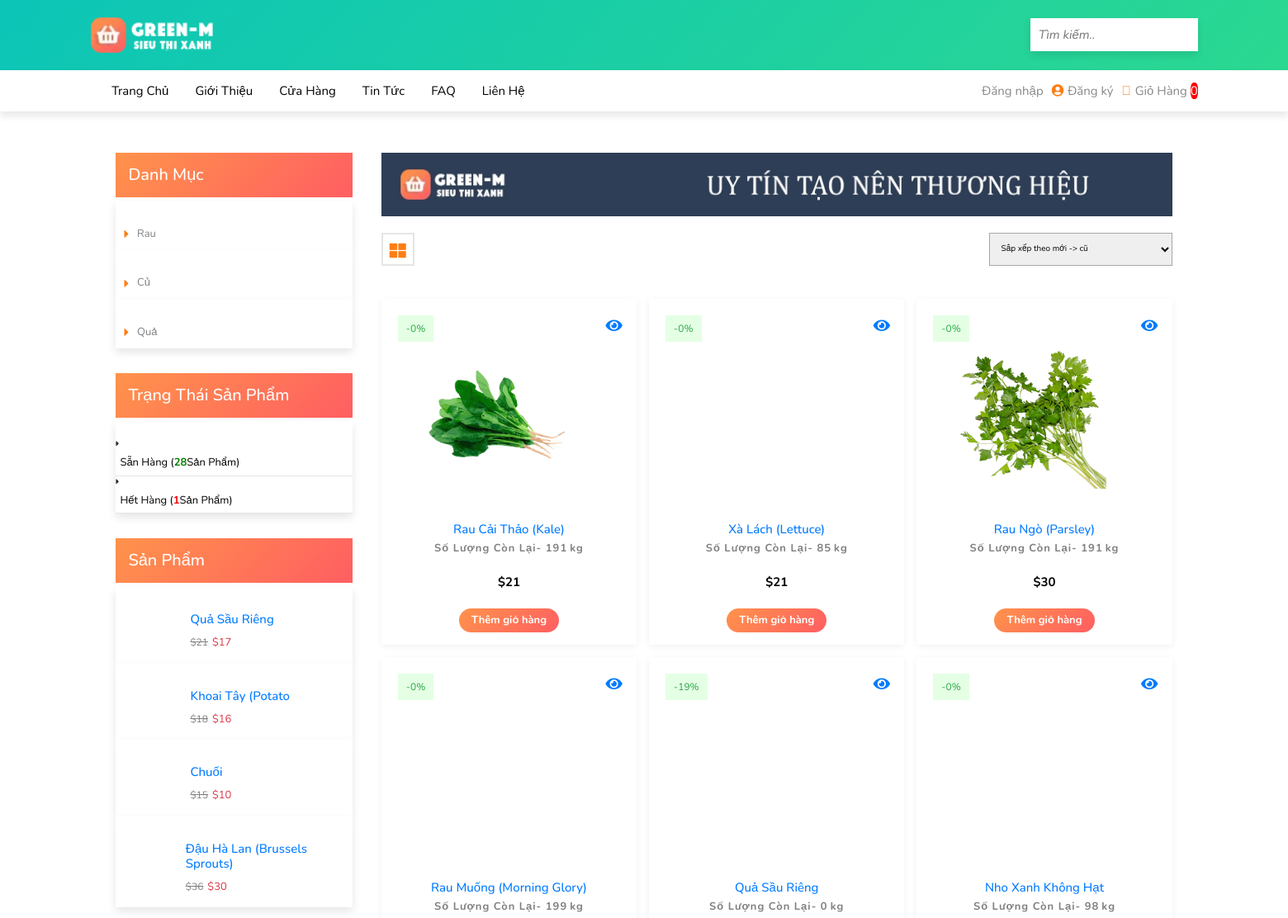
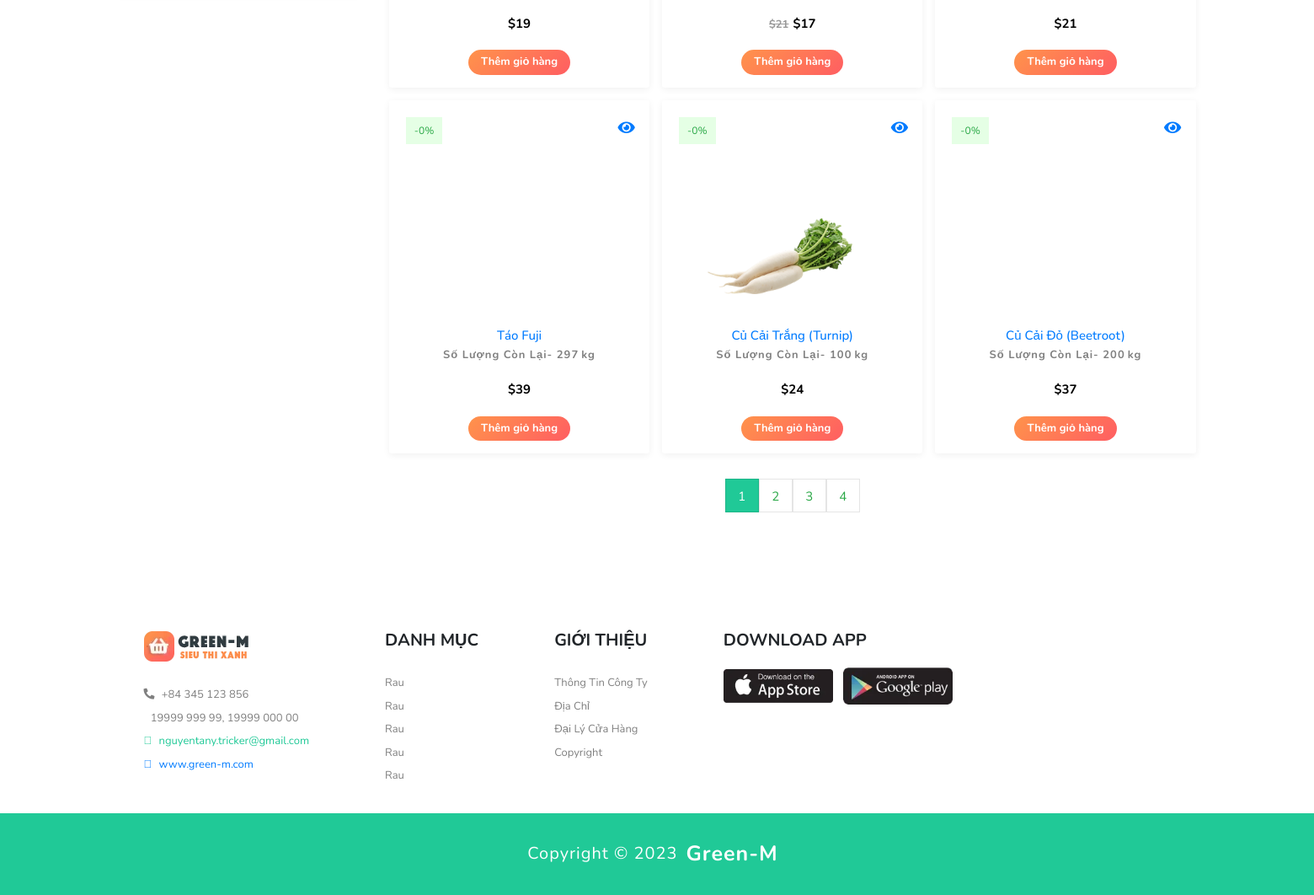
Page /public/index.php?act=shop&check=product&page=1&start=0 on the committed database (2 pictures, top to bottom).
### tables this page shows
CREATE TABLE `category` (
  `category_id` int(123) NOT NULL,
  `category_name` varchar(20) NOT NULL,
  `category_img` varchar(100) NOT NULL DEFAULT 'https://upload.wikimedia.org/wikipedia/commons/3/30/%28none%29.png',
  `category_status` varchar(20) NOT NULL,
  `time_reg` timestamp NOT NULL DEFAULT current_timestamp()
);

CREATE TABLE `product` (
  `product_id` int(123) NOT NULL,
  `product_name` varchar(299) NOT NULL,
  `product_price` double(10,2) NOT NULL,
  `product_del` double(10,2) NOT NULL DEFAULT 0.00,
  `product_qty` int(3) NOT NULL,
  `product_view` int(123) NOT NULL,
  `category_id` int(123) NOT NULL,
  `account_id` int(123) NOT NULL,
  `time_reg` date NOT NULL DEFAULT current_timestamp()
);

### public/model_dao/connect.php (called while the page is built, shortened)
<?php
    class dao_con {
        function conn_db() {
            $sqlServer = "mysql:host=localhost; dbname=green_m8683";
            $username = "root";
            $password = "";
            try {
                $conn = new PDO($sqlServer, $username, $password);
                $conn->setAttribute(PDO::ATTR_ERRMODE, PDO::ERRMODE_EXCEPTION);
            } catch(PDOException $e) {
                echo 'Ket noi database that bai do ' . $e->getMessage();
            }
            return $conn;
        }
        function conn_show_all($sql) {
            $conn = $this->conn_db();
            $sqlBindParam = array_slice(func_get_args(), 1);
            try {
                $stmt = $conn->prepare($sql);
                $stmt->execute($sqlBindParam);
                $ketqua = $stmt->fetchAll();
                return $ketqua;
            } catch (PDOException $e) {
                throw $e;
            } finally {
                unset($conn);
            }
        }
    }
?>

### public/model_dao/category.php (called while the page is built, shortened)
<?php
    include_once "connect.php";
    class category_lass extends dao_con {
        public function show_category_home() {
            $sql = "SELECT category.*, COUNT(product.product_id) AS so_luong_san_pham
                    FROM category
                    LEFT JOIN product ON category.category_id = product.category_id
                    GROUP BY category.category_id
            ";
            return $this->conn_show_all($sql);
        }
    }
?>

### public/model_dao/product.php (called while the page is built, shortened)
<?php
    include_once "connect.php";
    class product_lass extends dao_con {
        public function show_product_home() {
            $sql = "SELECT y.*, grouped_images.image_files
                    FROM (
                        SELECT y.product_id, GROUP_CONCAT(img.image_file) AS image_files
                        FROM product y
                        JOIN image_product img ON y.product_id = img.product_id
                        GROUP BY y.product_id
                    ) AS grouped_images
                    JOIN product y ON y.product_id = grouped_images.product_id
                    ORDER BY y.product_view DESC
            ";
            return $this->conn_show_all($sql);
        }
        public function show_product_shop($a) {
            $offset = intval($a);
            $sql = "SELECT y.*, grouped_images.image_files
                    FROM (
                        SELECT y.product_id, GROUP_CONCAT(img.image_file) AS image_files
                        FROM product y
                        JOIN image_product img ON y.product_id = img.product_id
                        GROUP BY y.product_id
                    ) AS grouped_images
                    JOIN product y ON y.product_id = grouped_images.product_id
                    ORDER BY y.product_view DESC LIMIT $offset, 9
            ";
            return $this->conn_show_all($sql);
        }
    }
?>

### public/view/shop.php (the view, shortened to what this page needs)
<section class="shop-product home">
<div class="box-container">
    <div class="left-col">
        <div class="left-col-1">
            <h2 class="title">Danh mục</h2>
            <?php
                foreach($show_category_shop as $items) {
                    extract($items);
                    echo '
                        <div class="box">
                            <div class="check">
                                <i class="fas fa-caret-right"></i>
                                <a href="?act=shop&check=cate&cate_id='. $category_id .'&page=1&start=0">'. $category_name .'</a>
                            </div>
                        </div>
                    ';
                }
            ?>
        </div>
        <div id="col-2">
            <h2 class="title">Trạng thái sản phẩm</h2>
            <div class="box">
                <?php
                    $onl = 0;
                    $off = 0;
                    foreach($show_left_shop as $items) {
                        extract($items);
                        if($product_qty == 0) {
                            $off++;
                        } else {
                            $onl++;
                        }
                    }
                ?>
                <div class="check">
                    <i class="fas fa-caret-right"></i>
                    <a href="#">Sẵn hàng (<b style="color: green;"><?=$onl;?></b>sản phẩm)</a>
                </div>
                <div class="check">
                    <i class="fas fa-caret-right"></i>
                    <a href="#">Hết hàng (<b style="color: red;"><?=$off;?></b>sản phẩm)</a>
                </div>
            </div>
        </div>
        <div id="col-3">
            <h2 class="title">Sản phẩm</h2>
            <?php
                foreach($show_left_shop as $items) {
                    extract($items);
                    if($product_del > 0.00) {
                        $giamgia = (($product_price - $product_del) / $product_price) * 100;
                        $image = explode(',', $image_files);
                        echo '
                            <a href="?act=detail&product_id=' . $product_id . '&category='. $category_id .'">
                                <div class="box">
                                    <div class="image">
                                        <img src="'. $image[0] .'" alt="">
                                        <div class="content">
                                            <h3>'. $product_name .'</h3>
                                            <p><span>$'. $product_price .'</span>$'. $product_del .'</p>
                                        </div>
                                    </div>
                                </div>
                            </a>
                        ';
                    }
                }
            ?>
        </div>
    </div>
    <div class="right-col">
        <div class="logo">
            <a href="index.php"><img src="view/images/shop-1.webp" alt=""></a>
        </div>
        <div class="right-col-1">
            <div class="icons">
                <i class="fas fa-th-large"></i>
            </div>
            <div class="select">
                <td>
                    <select id="fillProduct">
                        <option selected value="fillnewtoour">Sắp xếp theo mới -> cũ</option>
                    </select>
                  </td>
            </div>
        </div>
        <?php
            if(isset($check) && $check == "product") {
        ?>
            <div class="right-col-3">
                <section class="product">
                    <div class="box-container fullProductShop">
                    <?php
                        foreach($show_product_shop as $items) {
                            extract($items);
                            if($product_del == 0.00) {
                                $giamgia = 0;
                            } else {
                                $giamgia = (($product_price - $product_del) / $product_price) * 100;
                            }
                            $image = explode(',', $image_files);
                            echo '
                                <div class="box">
                                    <span class="discount">-'. intval($giamgia) .'%</span>
                                    <div class="corner-box"><span><a href="?act=detail&product_id=' . $product_id . '&category='. $category_id .'" class="loadkkk"><i class="fas fa-eye"></i></a></span></div>
                                    <div class="box-img-product"><img src="'. $image[0] .'" alt=""></div>
                                    <h3>'. $product_name .'</h3>
                                    <p>Số lượng còn lại- <span>'. $product_qty .'</span>kg</p>
                                    '; if($giamgia == 0.00) {
                                        echo '<div class="price">$'. $product_price .'</div>';
                                    } else {
                                        echo '<div class="price"><span>$'. $product_price .'</span>$'. $product_del .'</div>';
                                    }
                                    echo '
                                    <button type="button" class="btn addtocart" data-shop-id="'. $account_id .'" data-product-id="'. $product_id .'" data-product-name="'. $product_name .'" data-product-img="'. $image[0] .'" data-product-del="'. $product_del .'" data-product-price="'. $product_price .'" data-product-qty="1">Thêm giỏ hàng</button>
                                </div>
                            ';
                        }
                    ?>
                    </div>
                </section>
            </div>
            <div class="next-page">
                <?php
                    $trang = 0;
                    foreach ($phantrang as $items) {
                        $trang++;
                    }
                    $chiatrang = $trang / 9;
                    $page = ceil($chiatrang);
                    $start = 0;
                    $show_offset = "";
                    $current_page = $_GET['page'];
                    for ($i = 1; $i <= $page; $i++) {
                        if ($i == $current_page) {
                            $show_offset .= '<a href="index.php?act=shop&check=product&page='. $i .'&start=' . $start . '" class="page loadkkk" id="active-page">' . $i . '</a>';
                        } else {
                            $show_offset .= '<a href="index.php?act=shop&check=product&page='. $i .'&start=' . $start . '" class="page loadkkk">' . $i . '</a>';
                        }
                        $start += 9;
                    }
                    echo $show_offset;
                ?>
            </div>
        <?php
            } else if(isset($check) && $check == "cate") {
        ?>
            <div class="right-col-3">
                <section class="product">
                    <div class="box-container fullProductShop">
                    <?php
                        $cate_id = $_GET['cate_id'];
                        $i = 1;
                        foreach($show_product_shop as $items) {
                            extract($items);
                            if($product_del == 0.00) {
                                $giamgia = 0;
                            } else {
                                $giamgia = (($product_price - $product_del) / $product_price) * 100;
                            }
                            if($i == 10) {
                                break;
                            }
                            $image = explode(',', $image_files);
                            if($cate_id == $category_id) {
                                echo '
                                    <div class="box">
                                        <span class="discount">-'. intval($giamgia) .'%</span>
                                        <div class="corner-box"><span><a href="?act=detail&product_id=' . $product_id . '&category='. $category_id .'" class="loadkkk"><i class="fas fa-eye"></i></a></span></div>
                                        <div class="box-img-product"><img src="'. $image[0] .'" alt=""></div>
                                        <h3>'. $product_name .'</h3>
                                        <p>Số lượng còn lại- <span>'. $product_qty .'</span>kg</p>
                                        '; if($giamgia == 0.00) {
                                            echo '<div class="price">$'. $product_price .'</div>';
                                        } else {
                                            echo '<div class="price"><span>$'. $product_price .'</span>$'. $product_del .'</div>';
                                        }
                                        echo '
                                        <button type="button" class="btn addtocart" data-shop-id="'. $account_id .'" data-product-id="'. $product_id .'" data-product-name="'. $product_name .'" data-product-img="'. $image[0] .'" data-product-del="'. $product_del .'" data-product-price="'. $product_price .'" data-product-qty="1">Thêm giỏ hàng</button>
                                    </div>
                                ';
                                $i++;
                            }
                        }
                    ?>
                    </div>
                </section>
            </div>
            <div class="next-page">
                <?php
                    $trang = 0;
                    foreach ($phantrang as $items) {
                        if($cate_id == $items['category_id']) {
                            $trang++;
                        }
                    }
                    $chiatrang = $trang / 9;
                    $page = ceil($chiatrang);
                    $start = 0;
                    $show_offset = "";
                    $current_page = $_GET['page'];
                    for ($i = 1; $i <= $page; $i++) {
                        if ($i == $current_page) {
                            $show_offset .= '<a href="index.php?act=shop&check=cate&cate_id='. $cate_id .'&page='. $i .'&start=' . $start . '" class="page loadkkk" id="active-page">' . $i . '</a>';
                        } else {
                            $show_offset .= '<a href="index.php?act=shop&check=cate&cate_id='. $cate_id .'&page='. $i .'&start=' . $start . '" class="page loadkkk">' . $i . '</a>';
                        }
                        $start += 9;
                    }
                    echo $show_offset;
                ?>
            </div>
        <?php
            }
        ?>
    </div>
</div>
</section>

### rows in the picture
category: category_name "Rau"
category: category_name "Củ"
category: category_name "Quả"
product: product_name "Quả Sầu Riêng", product_price "21", product_del "17", giamgia "19", product_qty "0"
product: product_name "Khoai Tây (Potato", product_price "18", product_del "16"
product: product_name "Chuối", product_price "15", product_del "10"
product: product_name "Đậu Hà Lan (Brussels Sprouts)", product_price "36", product_del "30"
product: product_del "0", shows a picture, product_name "Rau Cải Thảo (Kale)", product_qty "191", product_price "21"
product: product_del "0", product_name "Xà Lách (Lettuce)", product_qty "85", product_price "21"
product: product_del "0", shows a picture, product_name "Rau Ngò (Parsley)", product_qty "191", product_price "30"
product: product_del "0", product_name "Rau Muống (Morning Glory)", product_qty "199", product_price "19"
product: product_del "0", product_name "Nho Xanh Không Hạt", product_qty "98", product_price "21"
product: product_del "0", product_name "Táo Fuji", product_qty "297", product_price "39"
product: product_del "0", shows a picture, product_name "Củ Cải Trắng (Turnip)", product_qty "100", product_price "24"
product: product_del "0", product_name "Củ Cải Đỏ (Beetroot)", product_qty "200", product_price "37"

### other values in the picture
$onl "28"
$off "1"
